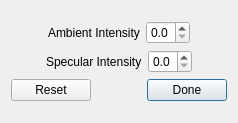
<?xml version="1.0" encoding="UTF-8"?>
<ui version="4.0">
 <class>AdjustDefaultMaterial</class>
 <widget class="QDialog" name="AdjustDefaultMaterial">
 <property name="comment" stdset="0">
   <string>
     Copyright 2020 Wabi.  All rights reserved.

     Distributed under the terms of the Wabi End-User License Agreement.
     The full license is in the file LICENSE, distributed with this software.
  </string>
  </property>
  <property name="geometry">
   <rect>
    <x>0</x>
    <y>0</y>
    <width>238</width>
    <height>123</height>
   </rect>
  </property>
  <property name="sizePolicy">
   <sizepolicy hsizetype="Minimum" vsizetype="Minimum">
    <horstretch>0</horstretch>
    <verstretch>0</verstretch>
   </sizepolicy>
  </property>
  <property name="windowTitle">
   <string>Adjust Default Material</string>
  </property>
  <layout class="QVBoxLayout" name="verticalLayout">
   <item>
    <layout class="QVBoxLayout" name="verticalLayout_4">
     <item>
      <layout class="QHBoxLayout" name="horizontalLayout">
       <item>
        <spacer name="horizontalSpacer_4">
         <property name="orientation">
          <enum>Qt::Horizontal</enum>
         </property>
         <property name="sizeHint" stdset="0">
          <size>
           <width>40</width>
           <height>20</height>
          </size>
         </property>
        </spacer>
       </item>
       <item>
        <widget class="QLabel" name="ambientInt">
         <property name="focusPolicy">
          <enum>Qt::NoFocus</enum>
         </property>
         <property name="text">
          <string>Ambient Intensity</string>
         </property>
        </widget>
       </item>
       <item>
        <widget class="QDoubleSpinBox" name="ambientIntSpinBox">
         <property name="decimals">
          <number>1</number>
         </property>
         <property name="maximum">
          <double>1.000000000000000</double>
         </property>
         <property name="singleStep">
          <double>0.100000000000000</double>
         </property>
        </widget>
       </item>
       <item>
        <spacer name="horizontalSpacer_5">
         <property name="orientation">
          <enum>Qt::Horizontal</enum>
         </property>
         <property name="sizeHint" stdset="0">
          <size>
           <width>40</width>
           <height>20</height>
          </size>
         </property>
        </spacer>
       </item>
      </layout>
     </item>
     <item>
      <layout class="QHBoxLayout" name="horizontalLayout_2">
       <item>
        <spacer name="horizontalSpacer_6">
         <property name="orientation">
          <enum>Qt::Horizontal</enum>
         </property>
         <property name="sizeHint" stdset="0">
          <size>
           <width>40</width>
           <height>20</height>
          </size>
         </property>
        </spacer>
       </item>
       <item>
        <widget class="QLabel" name="specularInt">
         <property name="focusPolicy">
          <enum>Qt::NoFocus</enum>
         </property>
         <property name="text">
          <string>Specular Intensity</string>
         </property>
        </widget>
       </item>
       <item>
        <widget class="QDoubleSpinBox" name="specularIntSpinBox">
         <property name="decimals">
          <number>1</number>
         </property>
         <property name="maximum">
          <double>1.000000000000000</double>
         </property>
         <property name="singleStep">
          <double>0.100000000000000</double>
         </property>
        </widget>
       </item>
       <item>
        <spacer name="horizontalSpacer_7">
         <property name="orientation">
          <enum>Qt::Horizontal</enum>
         </property>
         <property name="sizeHint" stdset="0">
          <size>
           <width>40</width>
           <height>20</height>
          </size>
         </property>
        </spacer>
       </item>
      </layout>
     </item>
     <item>
      <layout class="QHBoxLayout" name="horizontalLayout_3">
       <item>
        <widget class="QPushButton" name="resetButton">
         <property name="text">
          <string>Reset</string>
         </property>
         <property name="autoDefault">
          <bool>false</bool>
         </property>
        </widget>
       </item>
       <item>
        <spacer name="horizontalSpacer_2">
         <property name="orientation">
          <enum>Qt::Horizontal</enum>
         </property>
         <property name="sizeHint" stdset="0">
          <size>
           <width>40</width>
           <height>20</height>
          </size>
         </property>
        </spacer>
       </item>
       <item>
        <widget class="QPushButton" name="doneButton">
         <property name="text">
          <string>Done</string>
         </property>
        </widget>
       </item>
      </layout>
     </item>
    </layout>
   </item>
  </layout>
 </widget>
 <resources/>
 <connections/>
</ui>
